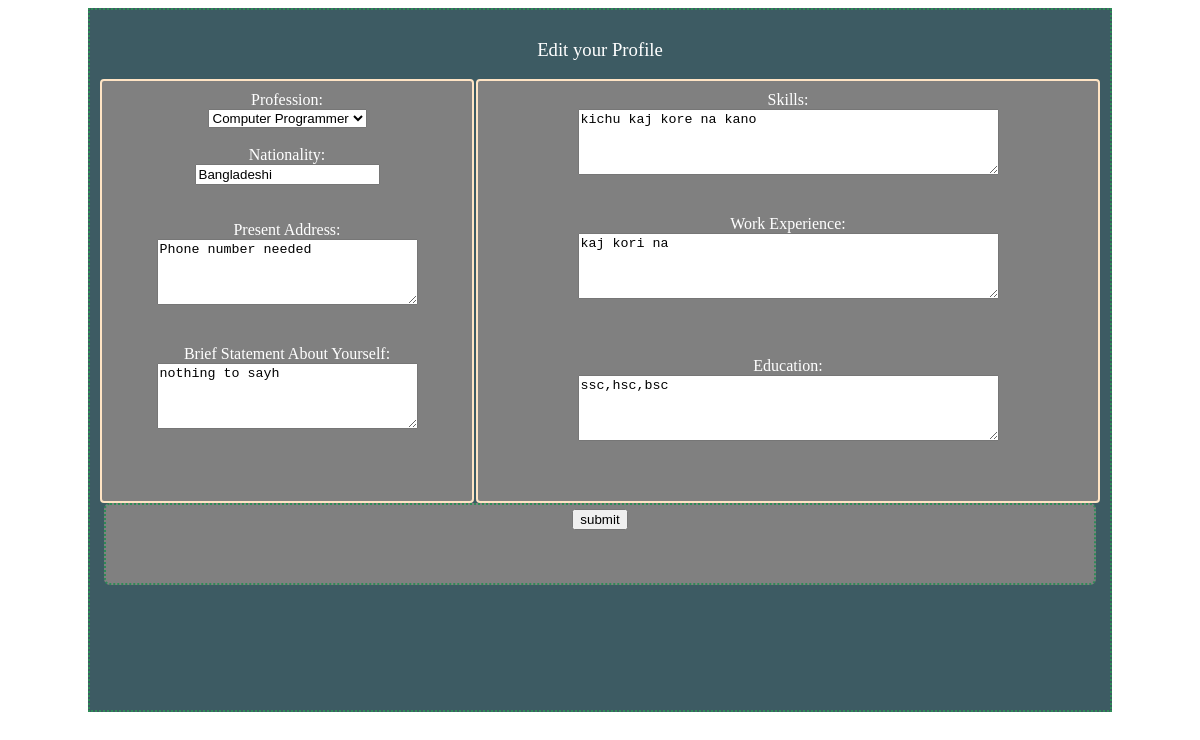
/editProfile.php (signed in), run on the app's committed database.
### tables this page shows
CREATE TABLE `details` (
  `id` int(10) NOT NULL,
  `uid` int(10) NOT NULL,
  `profid` int(4) NOT NULL,
  `nationality` varchar(25) NOT NULL,
  `address` varchar(200) NOT NULL,
  `statement` varchar(1000) NOT NULL,
  `skills` varchar(1000) NOT NULL,
  `experience` varchar(1000) NOT NULL,
  `education` varchar(1000) NOT NULL
);

### db.php (called while the page is built, shortened)
<?php
function getConn(){
			$servername = "127.0.0.1:3306";
			$username = "root";
			$password = "";
			$dbname = "resume";
			$conn = mysqli_connect($servername, $username, $password, $dbname);
			return $conn;
		}
function executeQuery($queryString){
	$conn=getConn();
	$result = mysqli_query($conn, $queryString);
	return $result;
}
?>

### editProfile.php (the view, shortened to what this page needs)
<?php
    include 'db.php';
    $profession=$nation=$presentAdd=$selfStatement=$skills=$workExp=$education="";
    $userName = trim($_SESSION["userName"]);
    $query = " select id from user where firstname='$userName' ";
    $result = executeQuery($query);
    $fetchRes = mysqli_fetch_assoc($result);
    $id = $fetchRes["id"];
    $query = "SELECT * FROM details WHERE uid=$id ";
    $result=executeQuery($query);
    $rowcount=mysqli_num_rows($result);
    if($rowcount == 1){
        $fetchRes = mysqli_fetch_assoc($result);
        $profession = $fetchRes["profid"];
        $nation = $fetchRes["nationality"];
        $presentAdd = $fetchRes["address"];
        $selfStatement = $fetchRes["statement"];
        $skills=$fetchRes["skills"];
        $workExp=$fetchRes["experience"];
        $education=$fetchRes["education"];
    }
?>
<!DOCTYPE html>
<html>
    <head>
        <link rel="stylesheet" type="text/css" href="editProfile.css">
    </head>
    <body>
        <div class="center edit">
            <h3>Edit your Profile</h3>
            <form method="post" action="editProfile.php" name="editForm" id="editForm">
              <div class="left textbox">
                <b>Profession: </b><br/>
                <select name="profession">
                    <option value="2"<?php echo ($profession==2)?'selected="selected"':''?> >Computer Programmer</option>
                </select>
                <br/>
                <span name="profErr" id="profErr"></span><br/>
                <b>Nationality:</b><br/>
                <input type="text" name="nationality" placeholder="Nationality" value="<?php echo $nation ?>" /><br/>
                <span id="natErr"></span></br> <br/>
                <b>Present Address:</b><br/>
                <textarea name="presentAdd" placeholder="Present address include zip,country" rows=4 cols=30 value=""><?php echo $presentAdd ?> </textarea> <br/>
                <span id="addErr"></span></br> <br/>
                <b>Brief Statement About Yourself:</b><br/>
                <textarea name="statement" placeholder="say something about you" rows=4 cols=30 value=""><?php echo $selfStatement ?> </textarea> <br/>
                </div>
              <div class="right textareas">
                <b>Skills:</b><br/>
                <textarea  name="skills" placeholder="enter your skills seperated by commas" value="" rows=4 cols=50 /><?php echo $skills ?></textarea><br/>
                <span name="skillErr" id="skillErr"></span><br/> <br/>
                <b>Work Experience: </b><br/>
                <textarea name="workExp" placeholder="list your all last employment along with duration and Postion at that job; seperate work experiences by comma"
                value="" rows=4 cols=50 ><?php echo $workExp ?></textarea>
                <br/><span name="workExpErr" id="workExpErr"><br/></span><br/> <br/>
                <b>Education:</b><br/>
                <textarea  name="education" placeholder="enter your educational background, education level with Degree seperated by comma" value="" rows=4 cols=50 /><?php echo $education ?></textarea><br/>
                <span name="eduErr" id="eduErr"></span> <br/> <br/>
              </div>
              <div class="center submit">
                <input type="submit" name="submit" value="submit" onclick="return validate()" />
            </form>
        </div>
    </body>
</html>

### editProfile.css (style rules this page uses)
.center { width: 1000px; height: 680px; margin: 0px auto; padding: 10px 10px; border: 2px seagreen dotted; text-align: center; background-color: #3D5B63; }
.right { width: 600px; height:400px; float: right; overflow: hidden; padding: 10px 10px; border: 2px bisque solid; background-color: grey; border-radius: 4px; }
.left { width: 350px; height:400px; float: left; overflow: hidden; padding: 10px 10px; border: 2px bisque solid; background-color: grey; border-radius: 4px; }
b { color: white; text-align: center; font-weight: normal; }
h3 { color: white; font-weight: normal; }
.submit { height: 70px; width: 980px; overflow: hidden; margin: 4px 4px; margin-top:20px; padding: 4px 4px 4px; border: 1px darkred medium; background-color: grey; border-radius: 6px; }

### data on the page
details: profession "Computer Programmer", nationality "Bangladeshi", presentAdd "Phone number needed", statement "nothing to sayh", skills "kichu kaj kore na kano", workExp "kaj kori na", education "ssc,hsc,bsc"
